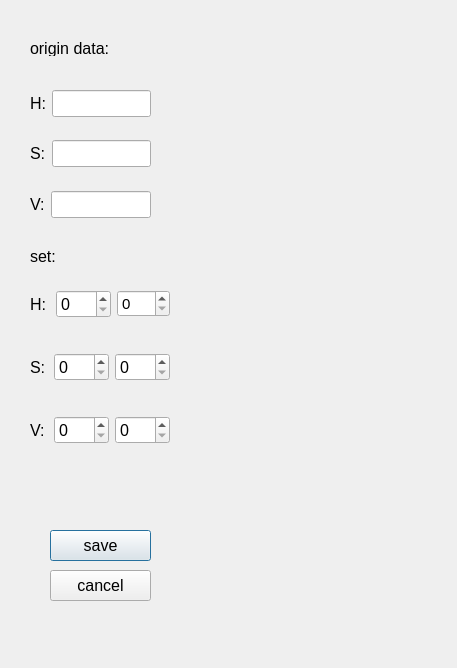
<?xml version="1.0" encoding="UTF-8"?>
<ui version="4.0">
 <class>Dialog</class>
 <widget class="QDialog" name="Dialog">
  <property name="geometry">
   <rect>
    <x>0</x>
    <y>0</y>
    <width>457</width>
    <height>668</height>
   </rect>
  </property>
  <property name="windowTitle">
   <string>获取颜色阈值</string>
  </property>
  <widget class="QLabel" name="label_14">
   <property name="geometry">
    <rect>
     <x>190</x>
     <y>40</y>
     <width>100</width>
     <height>600</height>
    </rect>
   </property>
   <property name="text">
    <string/>
   </property>
   <property name="pixmap">
    <pixmap resource="qrc_image.qrc">:/res/res/mask.jpg</pixmap>
   </property>
   <property name="scaledContents">
    <bool>false</bool>
   </property>
  </widget>
  <widget class="QLabel" name="label_15">
   <property name="geometry">
    <rect>
     <x>320</x>
     <y>40</y>
     <width>100</width>
     <height>600</height>
    </rect>
   </property>
   <property name="text">
    <string/>
   </property>
   <property name="pixmap">
    <pixmap resource="qrc_image.qrc">:/res/res/mask.jpg</pixmap>
   </property>
   <property name="scaledContents">
    <bool>false</bool>
   </property>
  </widget>
  <widget class="QPushButton" name="pushButton">
   <property name="geometry">
    <rect>
     <x>50</x>
     <y>530</y>
     <width>101</width>
     <height>31</height>
    </rect>
   </property>
   <property name="font">
    <font>
     <pointsize>12</pointsize>
    </font>
   </property>
   <property name="text">
    <string>save</string>
   </property>
  </widget>
  <widget class="QPushButton" name="pushButton_2">
   <property name="geometry">
    <rect>
     <x>50</x>
     <y>570</y>
     <width>101</width>
     <height>31</height>
    </rect>
   </property>
   <property name="font">
    <font>
     <pointsize>12</pointsize>
    </font>
   </property>
   <property name="text">
    <string>cancel</string>
   </property>
  </widget>
  <widget class="QLabel" name="label">
   <property name="geometry">
    <rect>
     <x>30</x>
     <y>40</y>
     <width>101</width>
     <height>16</height>
    </rect>
   </property>
   <property name="font">
    <font>
     <pointsize>12</pointsize>
    </font>
   </property>
   <property name="text">
    <string>origin data:</string>
   </property>
  </widget>
  <widget class="QLabel" name="label_2">
   <property name="geometry">
    <rect>
     <x>30</x>
     <y>250</y>
     <width>54</width>
     <height>12</height>
    </rect>
   </property>
   <property name="font">
    <font>
     <pointsize>12</pointsize>
    </font>
   </property>
   <property name="text">
    <string>set:</string>
   </property>
  </widget>
  <widget class="QWidget" name="layoutWidget">
   <property name="geometry">
    <rect>
     <x>30</x>
     <y>90</y>
     <width>121</width>
     <height>128</height>
    </rect>
   </property>
   <layout class="QVBoxLayout" name="verticalLayout_2">
    <item>
     <layout class="QHBoxLayout" name="horizontalLayout_6">
      <item>
       <widget class="QLabel" name="label_6">
        <property name="font">
         <font>
          <pointsize>12</pointsize>
         </font>
        </property>
        <property name="text">
         <string>H:</string>
        </property>
       </widget>
      </item>
      <item>
       <widget class="QLineEdit" name="lineEdit">
        <property name="font">
         <font>
          <pointsize>12</pointsize>
         </font>
        </property>
        <property name="text">
         <string/>
        </property>
        <property name="readOnly">
         <bool>true</bool>
        </property>
       </widget>
      </item>
     </layout>
    </item>
    <item>
     <spacer name="verticalSpacer_3">
      <property name="orientation">
       <enum>Qt::Vertical</enum>
      </property>
      <property name="sizeHint" stdset="0">
       <size>
        <width>20</width>
        <height>18</height>
       </size>
      </property>
     </spacer>
    </item>
    <item>
     <layout class="QHBoxLayout" name="horizontalLayout_5">
      <item>
       <widget class="QLabel" name="label_7">
        <property name="font">
         <font>
          <pointsize>12</pointsize>
         </font>
        </property>
        <property name="text">
         <string>S:</string>
        </property>
       </widget>
      </item>
      <item>
       <widget class="QLineEdit" name="lineEdit_2">
        <property name="font">
         <font>
          <pointsize>12</pointsize>
         </font>
        </property>
        <property name="readOnly">
         <bool>true</bool>
        </property>
       </widget>
      </item>
     </layout>
    </item>
    <item>
     <spacer name="verticalSpacer_4">
      <property name="orientation">
       <enum>Qt::Vertical</enum>
      </property>
      <property name="sizeHint" stdset="0">
       <size>
        <width>20</width>
        <height>18</height>
       </size>
      </property>
     </spacer>
    </item>
    <item>
     <layout class="QHBoxLayout" name="horizontalLayout_4">
      <item>
       <widget class="QLabel" name="label_8">
        <property name="font">
         <font>
          <pointsize>12</pointsize>
         </font>
        </property>
        <property name="text">
         <string>V:</string>
        </property>
       </widget>
      </item>
      <item>
       <widget class="QLineEdit" name="lineEdit_3">
        <property name="font">
         <font>
          <pointsize>12</pointsize>
         </font>
        </property>
        <property name="readOnly">
         <bool>true</bool>
        </property>
       </widget>
      </item>
     </layout>
    </item>
   </layout>
  </widget>
  <widget class="QWidget" name="layoutWidget">
   <property name="geometry">
    <rect>
     <x>30</x>
     <y>290</y>
     <width>140</width>
     <height>154</height>
    </rect>
   </property>
   <layout class="QVBoxLayout" name="verticalLayout">
    <item>
     <layout class="QHBoxLayout" name="horizontalLayout">
      <item>
       <widget class="QLabel" name="label_3">
        <property name="font">
         <font>
          <pointsize>12</pointsize>
         </font>
        </property>
        <property name="text">
         <string>H:</string>
        </property>
       </widget>
      </item>
      <item>
       <widget class="QSpinBox" name="spinBox">
        <property name="font">
         <font>
          <pointsize>12</pointsize>
         </font>
        </property>
        <property name="maximum">
         <number>180</number>
        </property>
       </widget>
      </item>
      <item>
       <widget class="QSpinBox" name="spinBox_2">
        <property name="font">
         <font>
          <pointsize>11</pointsize>
         </font>
        </property>
        <property name="maximum">
         <number>180</number>
        </property>
       </widget>
      </item>
     </layout>
    </item>
    <item>
     <spacer name="verticalSpacer">
      <property name="orientation">
       <enum>Qt::Vertical</enum>
      </property>
      <property name="sizeHint" stdset="0">
       <size>
        <width>20</width>
        <height>28</height>
       </size>
      </property>
     </spacer>
    </item>
    <item>
     <layout class="QHBoxLayout" name="horizontalLayout_2">
      <item>
       <widget class="QLabel" name="label_4">
        <property name="font">
         <font>
          <pointsize>12</pointsize>
         </font>
        </property>
        <property name="text">
         <string>S:</string>
        </property>
       </widget>
      </item>
      <item>
       <widget class="QSpinBox" name="spinBox_3">
        <property name="font">
         <font>
          <pointsize>12</pointsize>
         </font>
        </property>
        <property name="maximum">
         <number>255</number>
        </property>
       </widget>
      </item>
      <item>
       <widget class="QSpinBox" name="spinBox_4">
        <property name="font">
         <font>
          <pointsize>12</pointsize>
         </font>
        </property>
        <property name="maximum">
         <number>255</number>
        </property>
       </widget>
      </item>
     </layout>
    </item>
    <item>
     <spacer name="verticalSpacer_2">
      <property name="orientation">
       <enum>Qt::Vertical</enum>
      </property>
      <property name="sizeHint" stdset="0">
       <size>
        <width>20</width>
        <height>28</height>
       </size>
      </property>
     </spacer>
    </item>
    <item>
     <layout class="QHBoxLayout" name="horizontalLayout_3">
      <item>
       <widget class="QLabel" name="label_5">
        <property name="font">
         <font>
          <pointsize>12</pointsize>
         </font>
        </property>
        <property name="text">
         <string>V:</string>
        </property>
       </widget>
      </item>
      <item>
       <widget class="QSpinBox" name="spinBox_5">
        <property name="font">
         <font>
          <pointsize>12</pointsize>
         </font>
        </property>
        <property name="maximum">
         <number>255</number>
        </property>
       </widget>
      </item>
      <item>
       <widget class="QSpinBox" name="spinBox_6">
        <property name="font">
         <font>
          <pointsize>12</pointsize>
         </font>
        </property>
        <property name="maximum">
         <number>255</number>
        </property>
       </widget>
      </item>
     </layout>
    </item>
   </layout>
  </widget>
 </widget>
 <resources>
  <include location="qrc_image.qrc"/>
 </resources>
 <connections>
  <connection>
   <sender>spinBox</sender>
   <signal>valueChanged(int)</signal>
   <receiver>Dialog</receiver>
   <slot>box_value_changed()</slot>
   <hints>
    <hint type="sourcelabel">
     <x>69</x>
     <y>306</y>
    </hint>
    <hint type="destinationlabel">
     <x>29</x>
     <y>322</y>
    </hint>
   </hints>
  </connection>
  <connection>
   <sender>spinBox_2</sender>
   <signal>valueChanged(int)</signal>
   <receiver>Dialog</receiver>
   <slot>box_value_changed()</slot>
   <hints>
    <hint type="sourcelabel">
     <x>122</x>
     <y>305</y>
    </hint>
    <hint type="destinationlabel">
     <x>149</x>
     <y>251</y>
    </hint>
   </hints>
  </connection>
  <connection>
   <sender>spinBox_3</sender>
   <signal>valueChanged(int)</signal>
   <receiver>Dialog</receiver>
   <slot>box_value_changed()</slot>
   <hints>
    <hint type="sourcelabel">
     <x>72</x>
     <y>369</y>
    </hint>
    <hint type="destinationlabel">
     <x>20</x>
     <y>366</y>
    </hint>
   </hints>
  </connection>
  <connection>
   <sender>spinBox_4</sender>
   <signal>valueChanged(int)</signal>
   <receiver>Dialog</receiver>
   <slot>box_value_changed()</slot>
   <hints>
    <hint type="sourcelabel">
     <x>140</x>
     <y>374</y>
    </hint>
    <hint type="destinationlabel">
     <x>160</x>
     <y>388</y>
    </hint>
   </hints>
  </connection>
  <connection>
   <sender>spinBox_5</sender>
   <signal>valueChanged(int)</signal>
   <receiver>Dialog</receiver>
   <slot>box_value_changed()</slot>
   <hints>
    <hint type="sourcelabel">
     <x>65</x>
     <y>432</y>
    </hint>
    <hint type="destinationlabel">
     <x>15</x>
     <y>427</y>
    </hint>
   </hints>
  </connection>
  <connection>
   <sender>spinBox_6</sender>
   <signal>valueChanged(int)</signal>
   <receiver>Dialog</receiver>
   <slot>box_value_changed()</slot>
   <hints>
    <hint type="sourcelabel">
     <x>128</x>
     <y>439</y>
    </hint>
    <hint type="destinationlabel">
     <x>151</x>
     <y>457</y>
    </hint>
   </hints>
  </connection>
  <connection>
   <sender>pushButton</sender>
   <signal>clicked()</signal>
   <receiver>Dialog</receiver>
   <slot>accept()</slot>
   <hints>
    <hint type="sourcelabel">
     <x>92</x>
     <y>547</y>
    </hint>
    <hint type="destinationlabel">
     <x>29</x>
     <y>508</y>
    </hint>
   </hints>
  </connection>
  <connection>
   <sender>pushButton_2</sender>
   <signal>clicked()</signal>
   <receiver>Dialog</receiver>
   <slot>reject()</slot>
   <hints>
    <hint type="sourcelabel">
     <x>119</x>
     <y>591</y>
    </hint>
    <hint type="destinationlabel">
     <x>29</x>
     <y>591</y>
    </hint>
   </hints>
  </connection>
 </connections>
 <slots>
  <slot>box_value_changed()</slot>
 </slots>
</ui>
